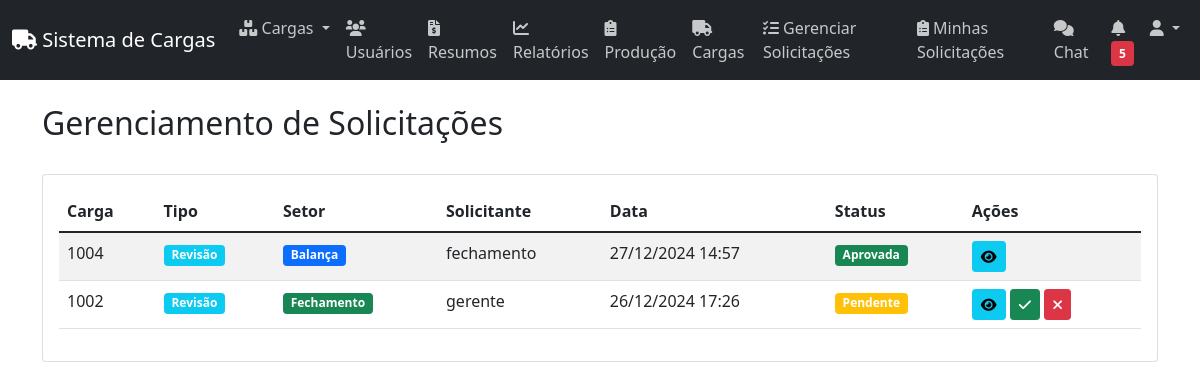
/solicitacoes/ (signed in), run on the app's committed database.
### models/solicitacao.py (models this page shows, shortened)
class Solicitacao(db.Model):
    __tablename__ = 'solicitacoes'
    id = db.Column(db.Integer, primary_key=True)
    carga_id = db.Column(db.Integer, db.ForeignKey('cargas.id'), nullable=False)
    tipo = db.Column(db.String(20), nullable=False)  # 'revisao' ou 'exclusao'
    setor = db.Column(db.String(20), nullable=False)  # 'balanca', 'fechamento', 'producao'
    motivo = db.Column(db.Text, nullable=False)
    status = db.Column(db.String(20), default='pendente')  # 'pendente', 'aprovada', 'reprovada'
    criado_em = db.Column(db.DateTime, default=datetime.utcnow)
    atualizado_em = db.Column(db.DateTime, default=datetime.utcnow, onupdate=datetime.utcnow)
    solicitado_por_id = db.Column(db.Integer, db.ForeignKey('usuarios.id'), nullable=False)
    analisado_por_id = db.Column(db.Integer, db.ForeignKey('usuarios.id'))
    analisado_em = db.Column(db.DateTime)
    observacao_analise = db.Column(db.Text)
    carga = db.relationship('Carga', backref='solicitacoes')
    solicitado_por = db.relationship('Usuario', foreign_keys=[solicitado_por_id], backref='solicitacoes_feitas')
    analisado_por = db.relationship('Usuario', foreign_keys=[analisado_por_id], backref='solicitacoes_analisadas')

### models/carga.py (models this page shows, shortened)
class Carga(db.Model):
    __tablename__ = 'cargas'
    STATUS_PENDENTE = 'pendente'
    STATUS_EM_ANDAMENTO = 'em_andamento'
    STATUS_CONCLUIDA = 'concluida'
    STATUS_CANCELADA = 'cancelada'
    id = db.Column(db.Integer, primary_key=True)
    numero_carga = db.Column(db.String(20), unique=True, nullable=False)
    tipo_ave = db.Column(db.String(50), nullable=False)
    quantidade_cargas = db.Column(db.Integer, nullable=False)
    ordem_carga = db.Column(db.String(10), nullable=False)
    data_abate = db.Column(db.Date, nullable=False)
    dia_semana = db.Column(db.String(20))
    agenciador = db.Column(db.String(100))
    motorista = db.Column(db.String(100))
    motorista_outro = db.Column(db.String(100))
    transportadora = db.Column(db.String(100))
    placa_veiculo = db.Column(db.String(20))
    km_saida = db.Column(db.Float, default=0)
    km_chegada = db.Column(db.Float, default=0)
    km_rodados = db.Column(db.Float, default=0)
    valor_km = db.Column(db.Float, default=0)
    valor_frete = db.Column(db.Float, default=0)
    status_frete = db.Column(db.String(50))
    status = db.Column(db.String(50), default='pendente')  # pendente, em_andamento, concluida, cancelada
    caixas_vazias = db.Column(db.Integer, default=0)
    quantidade_caixas = db.Column(db.Integer, default=0)
    produtor = db.Column(db.String(100))
    uf_produtor = db.Column(db.String(2))
    numero_nfe = db.Column(db.String(50))
    data_nfe = db.Column(db.Date)
    numero_gta = db.Column(db.String(50))
    data_gta = db.Column(db.Date)
    peso_granja = db.Column(db.Float, default=0)
    peso_frigorifico = db.Column(db.Float, default=0)
    percentual_quebra = db.Column(db.Float, default=0)
    quebra_peso = db.Column(db.Float, default=0)
    motivo_alta_quebra = db.Column(db.Text)
    pedagios = db.Column(db.Float, default=0)
    outras_despesas = db.Column(db.Float, default=0)
    abastecimento_empresa = db.Column(db.Float, default=0)
    abastecimento_posto = db.Column(db.Float, default=0)
    adiantamento = db.Column(db.Float, default=0)
    valor_pagar = db.Column(db.Float, default=0)
    nota_aprovada = db.Column(db.Boolean, default=False)
    aprovado_por_id = db.Column(db.Integer, db.ForeignKey('usuarios.id'))
    aprovado_em = db.Column(db.DateTime)
    nota_autorizada = db.Column(db.Boolean, default=False)
    autorizado_por_id = db.Column(db.Integer, db.ForeignKey('usuarios.id'))
    autorizado_em = db.Column(db.DateTime)
    assinatura_autorizacao = db.Column(db.String(500))
    criado_em = db.Column(db.DateTime, default=datetime.now(UTC))
    atualizado_em = db.Column(db.DateTime, default=datetime.now(UTC), onupdate=datetime.now(UTC))
    criado_por_id = db.Column(db.Integer, db.ForeignKey('usuarios.id'))
    atualizado_por_id = db.Column(db.Integer, db.ForeignKey('usuarios.id'))
    criado_por = db.relationship('Usuario', foreign_keys=[criado_por_id])
    atualizado_por = db.relationship('Usuario', foreign_keys=[atualizado_por_id])
    aprovado_por = db.relationship('Usuario', foreign_keys=[aprovado_por_id], backref='cargas_aprovadas')
    autorizado_por = db.relationship('Usuario', foreign_keys=[autorizado_por_id], backref='cargas_autorizadas')
    subcargas = db.relationship('SubCarga', backref='carga', lazy=True)
    producoes = db.relationship('Producao', backref='carga', lazy=True)
    fechamento = db.relationship('Fechamento', back_populates='carga', uselist=False)

### models/usuario.py (models this page shows, shortened)
class Usuario(UserMixin, db.Model):
    __tablename__ = 'usuarios'
    id = db.Column(db.Integer, primary_key=True)
    nome = db.Column(db.String(100), nullable=False)
    email = db.Column(db.String(120), unique=True, nullable=False)
    senha_hash = db.Column(db.String(256), nullable=False)
    tipo = db.Column(db.String(20), nullable=False)
    ativo = db.Column(db.Boolean, default=True)
    data_criacao = db.Column(db.DateTime, default=datetime.utcnow)
    ultimo_acesso = db.Column(db.DateTime)

### routes/solicitacoes.py (the view)
@solicitacoes_bp.route('/')
@login_required
def index():
    if current_user.tipo not in ['gerente', 'admin']:
        flash('Acesso negado.', 'danger')
        return redirect(url_for('main.index'))
    solicitacoes = Solicitacao.query.order_by(Solicitacao.criado_em.desc()).all()
    solicitacoes_dict = [solicitacao_to_dict(s) for s in solicitacoes]
    return render_template('solicitacoes/listar_solicitacoes.html', solicitacoes=solicitacoes, solicitacoes_json=solicitacoes_dict)

### routes/solicitacoes.py (called while the page is built)
def solicitacao_to_dict(solicitacao):
    return {
        'id': solicitacao.id,
        'tipo': solicitacao.tipo,
        'setor': solicitacao.setor,
        'motivo': solicitacao.motivo,
        'status': solicitacao.status,
        'criado_em': solicitacao.criado_em.strftime('%d/%m/%Y %H:%M'),
        'solicitado_por': solicitacao.solicitado_por.nome,
        'analisado_por': solicitacao.analisado_por.nome if solicitacao.analisado_por else None,
        'analisado_em': solicitacao.analisado_em.strftime('%d/%m/%Y %H:%M') if solicitacao.analisado_em else None,
        'observacao_analise': solicitacao.observacao_analise,
        'carga': {
            'id': solicitacao.carga.id,
            'numero_carga': solicitacao.carga.numero_carga
        }
    }

### templates/solicitacoes/listar_solicitacoes.html (shortened to what this page needs)
{% extends 'base.html' %}
{% block content %}
<div class="container mt-4">
    <div class="d-flex justify-content-between align-items-center mb-4">
        <h2>Gerenciamento de Solicitações</h2>
    </div>
    <div class="card">
        <div class="card-body">
            <div class="table-responsive">
                <table class="table table-striped">
                    <thead>
                        <tr>
                            <th>Carga</th>
                            <th>Tipo</th>
                            <th>Setor</th>
                            <th>Solicitante</th>
                            <th>Data</th>
                            <th>Status</th>
                            <th>Ações</th>
                        </tr>
                    </thead>
                    <tbody>
                        {% for solicitacao in solicitacoes %}
                        <tr>
                            <td>{{ solicitacao.carga.numero_carga }}</td>
                            <td>
                                {% if solicitacao.tipo == 'revisao' %}
                                    <span class="badge bg-info">Revisão</span>
                                {% else %}
                                    <span class="badge bg-danger">Exclusão</span>
                                {% endif %}
                            </td>
                            <td>
                                {% if solicitacao.setor == 'balanca' %}
                                    <span class="badge bg-primary">Balança</span>
                                {% elif solicitacao.setor == 'fechamento' %}
                                    <span class="badge bg-success">Fechamento</span>
                                {% else %}
                                    <span class="badge bg-warning">Produção</span>
                                {% endif %}
                            </td>
                            <td>{{ solicitacao.solicitado_por.nome }}</td>
                            <td>{{ solicitacao.criado_em.strftime('%d/%m/%Y %H:%M') }}</td>
                            <td>
                                {% if solicitacao.status == 'pendente' %}
                                    <span class="badge bg-warning">Pendente</span>
                                {% elif solicitacao.status == 'aprovada' %}
                                    <span class="badge bg-success">Aprovada</span>
                                {% else %}
                                    <span class="badge bg-danger">Reprovada</span>
                                {% endif %}
                            </td>
                            <td>
                                <button
                                    class="btn btn-sm btn-info"
                                    onclick="verDetalhes({{ solicitacao.id }})"
                                    title="Ver Detalhes"
                                >
                                    <i class="fas fa-eye"></i>
                                </button>
                                {% if solicitacao.status == 'pendente' %}
                                <button
                                    class="btn btn-sm btn-success"
                                    onclick="analisarSolicitacao({{ solicitacao.id }}, 'aprovada')"
                                    title="Aprovar"
                                >
                                    <i class="fas fa-check"></i>
                                </button>
                                <button
                                    class="btn btn-sm btn-danger"
                                    onclick="analisarSolicitacao({{ solicitacao.id }}, 'reprovada')"
                                    title="Reprovar"
                                >
                                    <i class="fas fa-times"></i>
                                </button>
                                {% endif %}
                            </td>
                        </tr>
                        {% endfor %}
                    </tbody>
                </table>
            </div>
        </div>
    </div>
</div>
{% endblock %}

### data on the page
Solicitacao: carga.numero_carga "1004", tipo "Revisão", setor "Balança", solicitado_por.nome "fechamento", criado_em "27/12/2024 14:57", status "Aprovada"
Solicitacao: carga.numero_carga "1002", tipo "Revisão", setor "Fechamento", solicitado_por.nome "gerente", criado_em "26/12/2024 17:26", status "Pendente"
